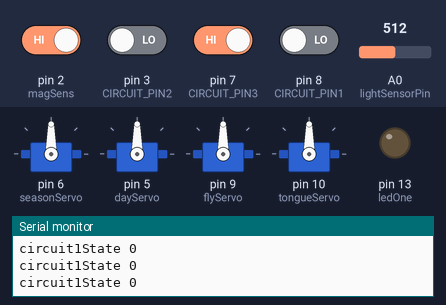
This sketch was run on a simulated Arduino Uno, built with avr-gcc and run on an emulated ATmega328P. On the bench: 4 × servo, output pins drawn as LEDs (lit = HIGH), the last lines printed to the serial monitor. The test bench sets the inputs (shaded band); at power-on: pin 2 (magSens), pin 7 (CIRCUIT_PIN3) HIGH, pin 3 (CIRCUIT_PIN2), pin 8 (CIRCUIT_PIN1) LOW, A0 (lightSensorPin) = 512.

Above: at 1.2 s.
1.3 s: A0 (lightSensorPin) set to 109
4.3 s: A0 (lightSensorPin) set to 90
At 4.45 s:
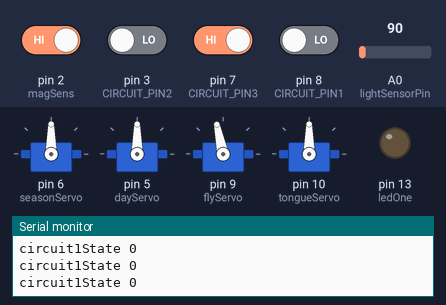
6.1 s: pin 7 (CIRCUIT_PIN3) driven LOW
9.1 s: pin 8 (CIRCUIT_PIN1) driven HIGH
At 11.9 s:
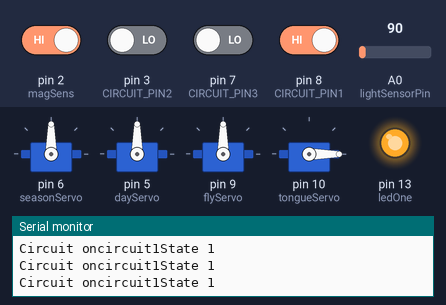
12.1 s: pin 3 (CIRCUIT_PIN2) driven HIGH
At 13.2 s:
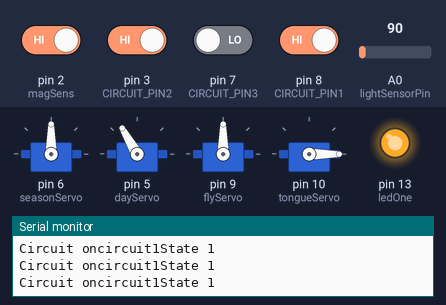
13.6 s: pin 8 (CIRCUIT_PIN1) driven LOW
At 13.77 s:
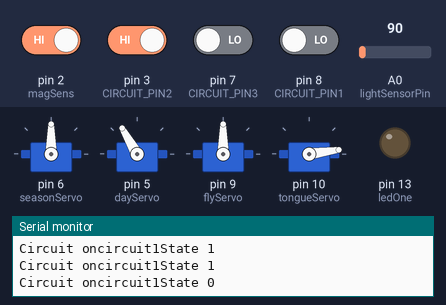
Timing chart, 0 to 17.6 s (numbered marks = the images above; inputs shaded):
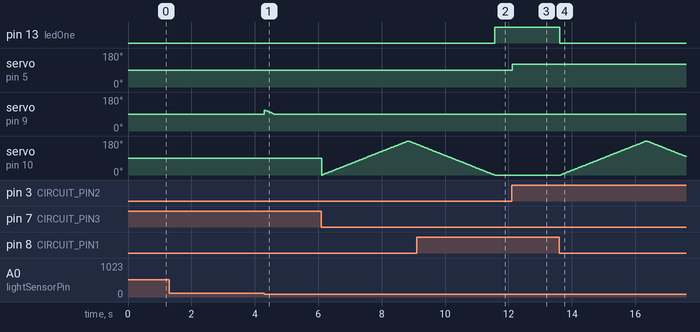

Measured:
- the behaviour switches between 100 and 99 on A0 (lightSensorPin) (found by bisection; images 0 and 1)
- after the input at 9.1 s, pin 13 (ledOne): LOW → HIGH after 2.5 s; servo on pin 10 (tongueServo): goes on until 11.6 s, then stays 0°
- after the input at 12.1 s, servo on pin 5 (dayServo): 90° → 120° at once
- after the input at 13.6 s, pin 13 (ledOne): HIGH → LOW at once; servo on pin 10 (tongueServo): rises from 0° to 180° in 2.7 s, then falls to 99° in 1.2 s

The sketch:

Once-Upon-An-Arduino.ino
```cpp
/*
The Tadpole's Promise

Team Name: Tiny Animals in Hats
Team Members: Alana, Alyssa, Jae
*/

#include <Servo.h>
Servo seasonServo; // scene 2 servo
Servo dayServo; // scene 3 servo
Servo flyServo; // scene 4 servo
Servo tongueServo; // scene 5 servo
int pos = 0; // stores servo position

// flyServo loop parameters
const int servoStart = 110;  // servo starting speed
const int servoStop = 90; // servo ending speed
bool triggered = false; // keeps interaction from being triggered repeatedly

#define CIRCUIT_PIN1 8 // analog pin connected to scene 1 circuit
#define CIRCUIT_PIN2 3 // analog pin connected to scene 3 circuit
#define CIRCUIT_PIN3 7 // analog pin connected to scene 5 circuit

// #define LED_PIN 13 // analog pin connected to led
const int ledOne = 13;

const int magSens = 2; // analog pin connected to mag
int magState = LOW;

const int lightSensorPin = A0; // analog pin connected to photoresistor

int circuit1State; // read circuit flow
int circuit2State;
int circuit3State;

void setup() {
  pinMode(ledOne, OUTPUT);
  pinMode(lightSensorPin, INPUT);
  pinMode(magSens, INPUT);
  seasonServo.attach(6);
  dayServo.attach(5);
  flyServo.attach(9);
  tongueServo.attach(10);
  Serial.begin(9600);
}

void loop() {
  // Scene 1 - HIGH circuit / LED
  circuit1State = digitalRead(CIRCUIT_PIN1);
  bool circuitOn = false;
  Serial.print("circuit1State ");
  Serial.println(circuit1State);

  if (circuit1State == HIGH) {
    digitalWrite(ledOne, HIGH);
    circuitOn = true;
    Serial.print("Circuit on");
  } else {
    digitalWrite(ledOne, LOW);
    circuitOn = false;
  }

  // Scene 2 - Magnet sensor / servo
  magState = digitalRead(magSens);
  //Serial.println("magState ");
  //Serial.println(magState);

  if (magState == LOW) {
    //seasonServo.write(100); // spin forward
  } else {
    seasonServo.write(90); // stop
  }

  // Scene 3 - HIGH circuit / servo
  circuit2State = digitalRead(CIRCUIT_PIN2);

  if (circuit2State == HIGH) {
    dayServo.write(120); // spin forward
  } else {
    dayServo.write(90);
  }

  // Scene 4 - Light sensor / servo
  int lightVal = analogRead(lightSensorPin); // read photoresistor state
  //Serial.print("lightVal ");
  //Serial.println(lightVal);

  if (lightVal < 100 && circuitOn == false && triggered == false) { // HIGH -> LOW
    triggered = true;

    // Move from right to left
    for (int pos = servoStart; pos >= servoStop; pos--) {
      flyServo.write(pos);
      delay(15); // Adjust speed (smaller = faster)
    }
  }

  // Scene 5 - LOW circuit / 2 servo
  circuit3State = digitalRead(CIRCUIT_PIN3);
  //Serial.print("circuit3State ");
  //Serial.println(circuit3State);

  if (circuit3State == LOW && circuitOn == false) {
    for (pos = 0; pos <= 180; pos += 1) { // 0 degrees to 180 degrees
      tongueServo.write(pos);
      delay(15);
    }
    for (pos = 180; pos >= 0; pos -= 1) { // 180 degrees to 0 degrees
      tongueServo.write(pos);
      delay(15);
    }
  }
}
```
